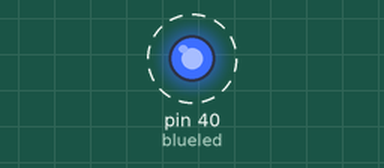
Recording of a program running on a simulated Raspberry Pi (header pin numbers). On the bench: output pins drawn as LEDs (lit = HIGH). Dashed ring = blinking.

Above: at 0.5 s.
Timing chart, 0 to 4.6 s (numbered marks = the images above):
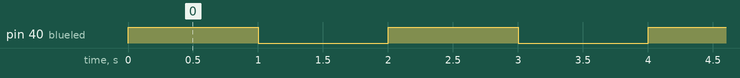

Measured:
- by itself, pin 40 (blueled): alternates HIGH for 1.0 s and LOW for 1.0 s

The program:

blinkled.py
```python
'''
General: https://www.raspberrypi.org/documentation/usage/gpio/

Python help: https://sourceforge.net/p/raspberry-gpio-python/wiki/Examples/


'''


import RPi.GPIO as GPIO
import time

blueled = 40

GPIO.setmode(GPIO.BOARD)
GPIO.setup(blueled,GPIO.OUT)

while (1):
	GPIO.output(blueled,GPIO.HIGH)
	time.sleep(1)
	GPIO.output(blueled,GPIO.LOW)
	time.sleep(1)
```
